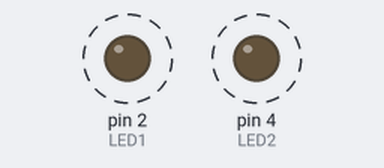
Simulated run of this sketch. Board: Arduino Uno, built with avr-gcc and run on an emulated ATmega328P. Parts: output pins drawn as LEDs (lit = HIGH). Dashed ring = blinking.

Above: at 0.2 s.
Timing chart, 0 to 4.6 s (numbered marks = the images above):
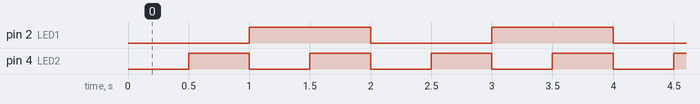

The sketch:

esp.ino
```cpp
#include <Arduino.h>

#define LED1 2
#define LED2 4

unsigned long prevTime1 = 0;
unsigned long prevTime2 = 0;

bool led1State = LOW;
bool led2State = LOW;

void setup() {
  pinMode(LED1, OUTPUT);
  pinMode(LED2, OUTPUT);
}

void loop() {
  unsigned long currentMillis = millis();

  // Task 1 (1 sec interval)
  if (currentMillis - prevTime1 >= 1000) {
    prevTime1 = currentMillis;
    led1State = !led1State;
    digitalWrite(LED1, led1State);
  }

  // Task 2 (0.5 sec interval)
  if (currentMillis - prevTime2 >= 500) {
    prevTime2 = currentMillis;
    led2State = !led2State;
    digitalWrite(LED2, led2State);
  }
}
```

Measured:
- by itself, pin 2 (LED1): alternates HIGH for 1.0 s and LOW for 1.0 s
- by itself, pin 4 (LED2): alternates HIGH for 0.50 s and LOW for 0.50 s
- by itself, everything shown: repeats every 2.0 s, in 4 steps
